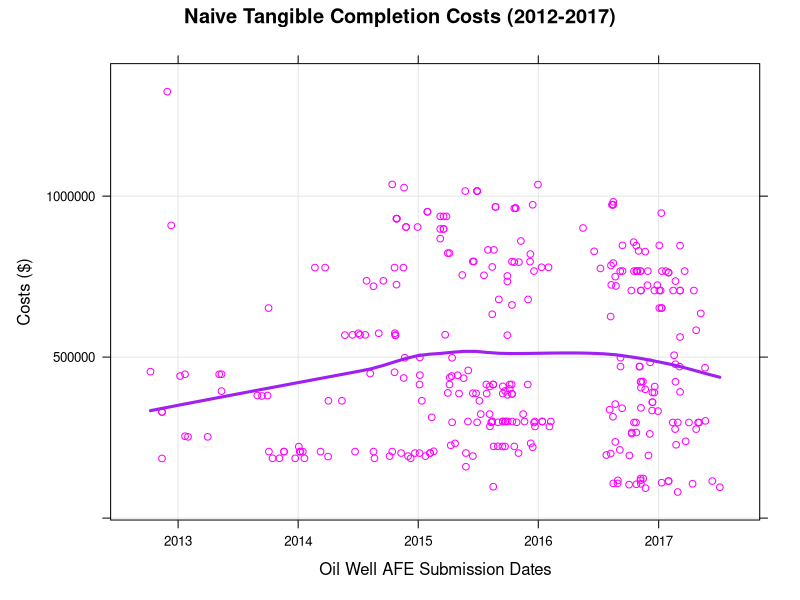

This figure's R source:
library(lattice)
Data <- read.csv("afes.csv", header=TRUE)
str(Data)
Data$ProductDates <- as.POSIXct(strptime(Data$ProductDates,"%d-%B-%Y"))
regmodel <- lm(TangibleCompletion ~ ProductDates, data=Data)
xyplot(TangibleCompletion ~ ProductDates, data = Data[order(Data$ProductDates),],
       xlab = "Oil Well AFE Submission Dates",
       ylab = "Costs ($)",
       main = "Naive Tangible Completion Costs (2012-2017)",
       grid = TRUE,
       col = c('magenta'),
       type = c("p", "smooth"), 
       col.line = "purple", 
       lwd = 3
)